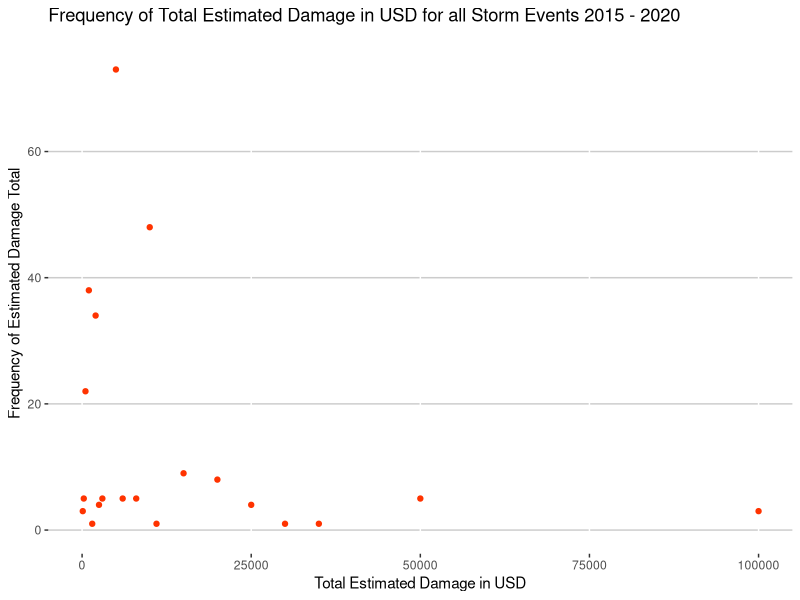
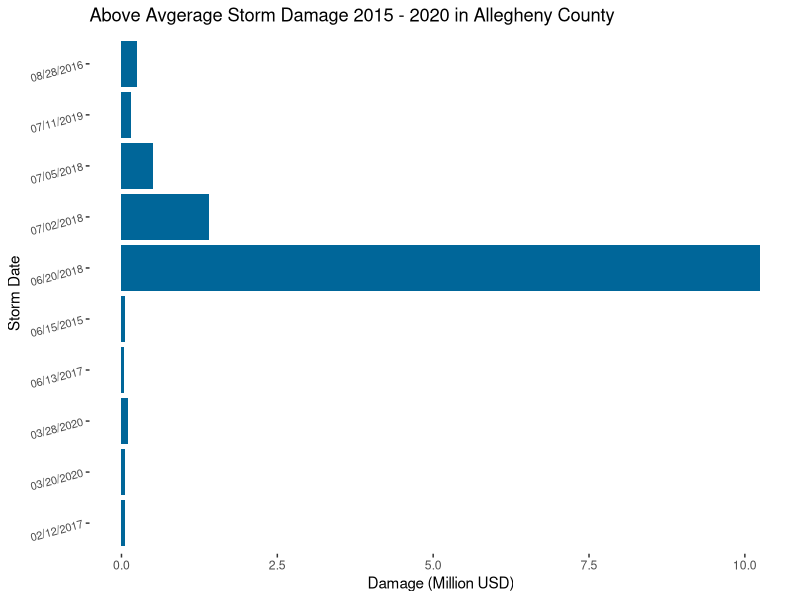
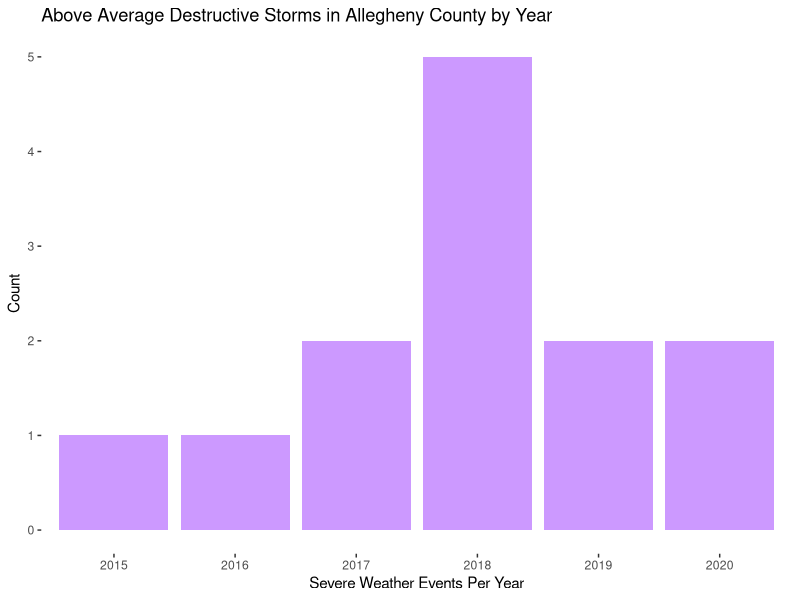
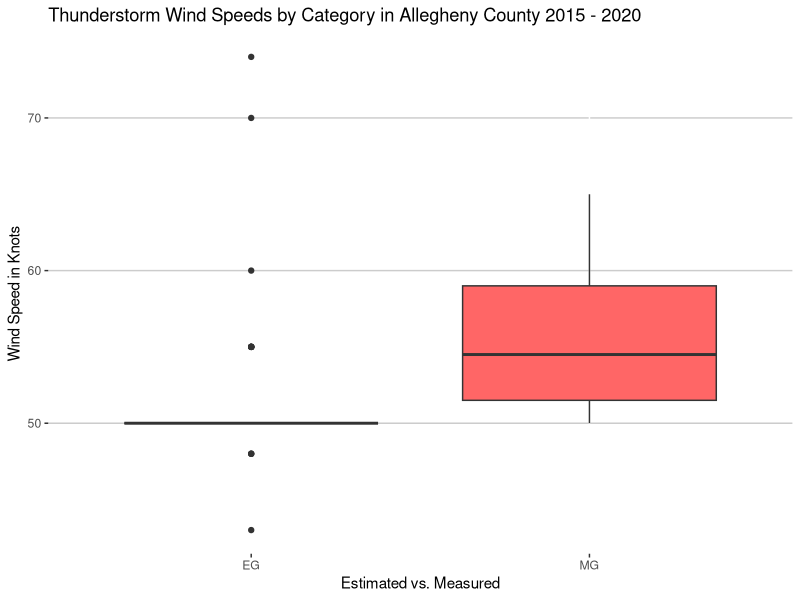
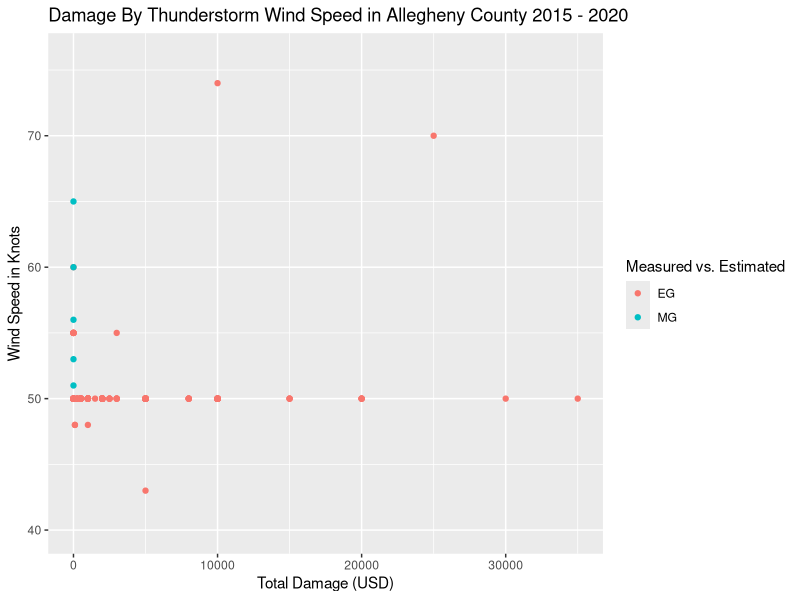
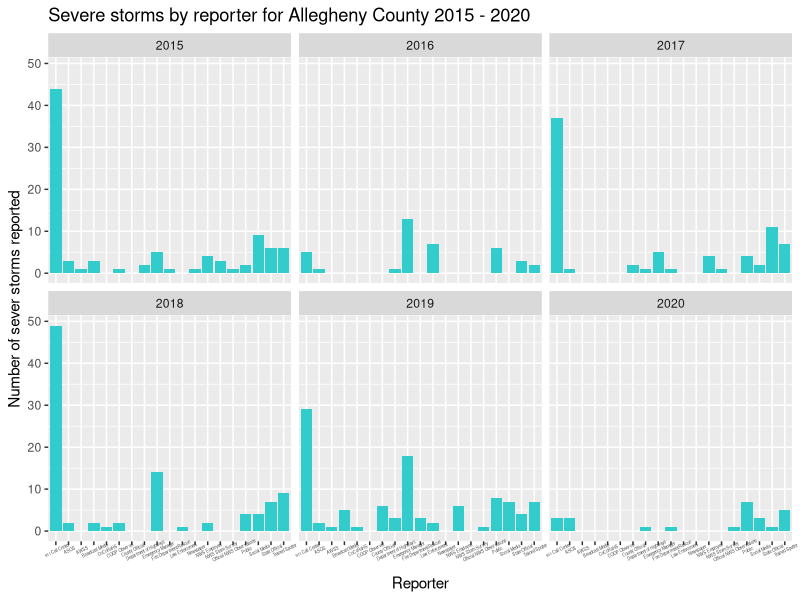

Reproduce these figures in R, in order.
## ---- chunk 1
knitr::opts_chunk$set(echo = TRUE, warning=FALSE)
## ---- chunk 2
# load the ggplot2 library for graphics later in the document
library(ggplot2)

# setting the proper directory to read in and write out to the location i want
setwd("/Users/zack/dat204_ccac/final_project/")

# read in the csv file containing my data
storm_data <- read.csv('storm_data_PA_AGC_15-20.csv')
## ---- chunk 3


## make a small data frame to count the occurrences of each event to understand what
## happens most frequently here

# get all unique event type values and store in variable
events <- unique(storm_data$EVENT_TYPE)

# create empty vector
event_count <- vector()

# loop through the list of unique events, creating a vector of the sum of each matching instance
# of the unique events and their listing in the data frame, return a vector of counts
for (s in events){
  local <- sum(storm_data$EVENT_TYPE == s)
  event_count <- c(event_count, local)
}

# create a data frame from unique events and their counts with new headers
event_totals <- data.frame("Weather.Event" = events, "Total.Count" = event_count)

# order the count by descending totals
ordered_events <- event_totals[order(-event_totals$Total.Count),]

#print
print(ordered_events)

## ---- chunk 4
# Let's add a column to the data frame that sums all the damage estimates
total_damage <- storm_data$DAMAGE_PROPERTY_NUM + storm_data$DAMAGE_CROPS_NUM
storm_data$TOTAL_DAMAGE=total_damage

# Getting descriptive statistics on total damage
print(summary(storm_data$TOTAL_DAMAGE))
## ---- chunk 5
# Get the standard deviation and print it
s_dev <- sd(storm_data$TOTAL_DAMAGE)
print(c("Standard deviation: ", s_dev))
## ---- chunk 6
# pull all the unique damage estimate totals into a vector
dam <- unique(storm_data$TOTAL_DAMAGE)

# create empty vector
count <- vector()

# loop through the list of damage totals, creating a vector of the sum of each matching instance
# of the unique events and their listing in the data frame, return a vector of counts
for (s in dam){
  local <- sum(storm_data$TOTAL_DAMAGE == s)
  count <- c(count, local)
}

# create a data frame from totals and their counts with new headers
count_totals <- data.frame("Damage.Value" = dam, "Count" = count)

# plot the dataframe as a scatter plot
ggplot(count_totals) + geom_point(aes(x = Damage.Value, y = Count), stat="identity", color = "#FF3300") + 
  scale_x_continuous(limit = c(0,100000)) + 
  scale_y_continuous(limit = c(0, 75)) + 
  theme(panel.background = element_rect(fill = "white")) + 
  theme(panel.grid.major.y = element_line(color="#CCCCCC")) +
  labs(x = "Total Estimated Damage in USD", y = "Frequency of Estimated Damage Total") +
  labs(title = "Frequency of Total Estimated Damage in USD for all Storm Events 2015 - 2020")
  #theme(panel.grid.major.x = element_line(color="#CCCCCC"))


## ---- chunk 7
# Using the mean from the descriptive statistics, let's see what the most destructive
# storms over the past 5 years have been
destruction <- storm_data[storm_data$TOTAL_DAMAGE > 33262, ]

# to better plot the data let's scale down the damage
scaled_damage <- destruction$TOTAL_DAMAGE / 1000000
#print(scaled_damage)
destruction$SCALED_DAMAGE=scaled_damage

# plot the data 
ggplot(destruction, aes(y=BEGIN_DATE, x=SCALED_DAMAGE)) +
  geom_histogram(stat="identity", fill="#006699") +
  theme(axis.text.y = element_text(size=8, angle=15)) +
  labs(y = "Storm Date", title = "Above Avgerage Storm Damage 2015 - 2020 in Allegheny County",
       x = "Damage (Million USD)") +
  theme(panel.background = element_rect(fill = "white"))
## ---- chunk 8
# let's dig into these destructive storms some more and pare down the original dataset
dest_small <- destruction[ , c("BEGIN_LOCATION", "BEGIN_DATE", "EVENT_TYPE", "MAGNITUDE",
                               "FLOOD_CAUSE", "END_LOCATION", "BEGIN_LAT",
                               "BEGIN_LON", "END_LAT","END_LON")]

# is there a trend in severe weather events increasing over time?
# need to extract the year values from the BEGIN_DATE column, so we'll read the row values as date
# objects, then only pull the year
storm_years <- format(as.Date(dest_small$BEGIN_DATE, format="%m/%d/%Y"),"%Y")
# now that we have a vector of years, let's add it as a new column to our dataframe
dest_small$YEAR=storm_years

# Now let's plot the severe weather by year to see if there's a trend
ggplot(dest_small, aes(x=YEAR)) + geom_bar(stat="count", fill="#CC99FF") +
  labs(x = "Severe Weather Events Per Year", y = "Count") +
  labs(title = "Above Average Destructive Storms in Allegheny County by Year ") +
  theme(panel.background = element_rect(fill = "white"))

## ---- chunk 9
### TSTORM WIND
# The most common event are thunderstorm winds, let's slice the dataset to only show thunderstorm
# wind records so we can analyze it

# pull only the thunderstorm wind event type
t_storms <- storm_data[storm_data$EVENT_TYPE == "Thunderstorm Wind", ]

# There are two methods of capturing wind speed, let's plot them to better understand the data
ggplot(data = t_storms, mapping = aes(y = MAGNITUDE, x = MAGNITUDE_TYPE)) + 
  geom_boxplot(fill="#FF6666") + theme(panel.background = element_rect(fill = "white")) +
  theme(panel.grid.major.y = element_line(color="#CCCCCC")) + 
  labs(y = "Wind Speed in Knots", x = "Estimated vs. Measured") +
  labs(title = "Thunderstorm Wind Speeds by Category in Allegheny County 2015 - 2020")
## ---- chunk 10
# Now let's plot the windspeed in knots by damage
ggplot(data = t_storms, mapping = aes(y = MAGNITUDE, x = TOTAL_DAMAGE, color = MAGNITUDE_TYPE)) +
  geom_point() +
  scale_y_continuous(limits = c(40,76)) +
  labs(x = "Total Damage (USD)", y = "Wind Speed in Knots", color = "Measured vs. Estimated") +
  labs(title = "Damage By Thunderstorm Wind Speed in Allegheny County 2015 - 2020")
## ---- chunk 11
# calculate and print the pearson correlation coefficient
p_cor <- cor(t_storms$MAGNITUDE, t_storms$TOTAL_DAMAGE)
print(c("Correlation coefficient: ", p_cor))
## ---- chunk 12
# create a new series to contain solely year values
storm_years <- format(as.Date(storm_data$BEGIN_DATE, format="%m/%d/%Y"),"%Y")
# add it to the data frame
storm_data$YEAR=storm_years

# plot the counts of the reporters of severe storms by year 
ggplot(data = storm_data) + geom_bar(aes(x=SOURCE), fill="#33CCCC") +
  facet_wrap(~YEAR, nrow = 2) +
  theme(axis.text.x = element_text(size=3, angle=25)) +
  labs(x = "Reporter", y = "Number of sever storms reported") +
  labs(title = "Severe storms by reporter for Allegheny County 2015 - 2020")
  
